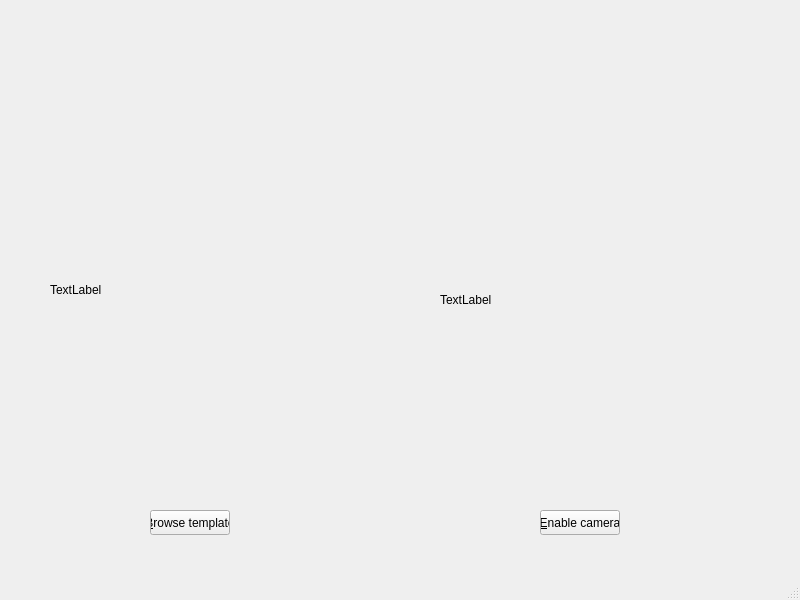
<?xml version="1.0" encoding="UTF-8"?>
<ui version="4.0">
 <class>MainWindow</class>
 <widget class="QMainWindow" name="MainWindow">
  <property name="geometry">
   <rect>
    <x>0</x>
    <y>0</y>
    <width>800</width>
    <height>600</height>
   </rect>
  </property>
  <property name="windowTitle">
   <string>SIFT Demo</string>
  </property>
  <widget class="QWidget" name="centralwidget">
   <widget class="QPushButton" name="browse_button">
    <property name="geometry">
     <rect>
      <x>150</x>
      <y>510</y>
      <width>80</width>
      <height>25</height>
     </rect>
    </property>
    <property name="text">
     <string>&amp;Browse template</string>
    </property>
   </widget>
   <widget class="QPushButton" name="toggle_cam_button">
    <property name="geometry">
     <rect>
      <x>540</x>
      <y>510</y>
      <width>80</width>
      <height>25</height>
     </rect>
    </property>
    <property name="text">
     <string>&amp;Enable camera</string>
    </property>
   </widget>
   <widget class="QLabel" name="template_label">
    <property name="geometry">
     <rect>
      <x>50</x>
      <y>170</y>
      <width>320</width>
      <height>240</height>
     </rect>
    </property>
    <property name="text">
     <string>TextLabel</string>
    </property>
   </widget>
   <widget class="QLabel" name="live_image_label">
    <property name="geometry">
     <rect>
      <x>440</x>
      <y>180</y>
      <width>320</width>
      <height>240</height>
     </rect>
    </property>
    <property name="text">
     <string>TextLabel</string>
    </property>
   </widget>
  </widget>
  <widget class="QMenuBar" name="menubar">
   <property name="geometry">
    <rect>
     <x>0</x>
     <y>0</y>
     <width>800</width>
     <height>22</height>
    </rect>
   </property>
  </widget>
  <widget class="QStatusBar" name="statusbar"/>
 </widget>
 <resources/>
 <connections/>
</ui>
